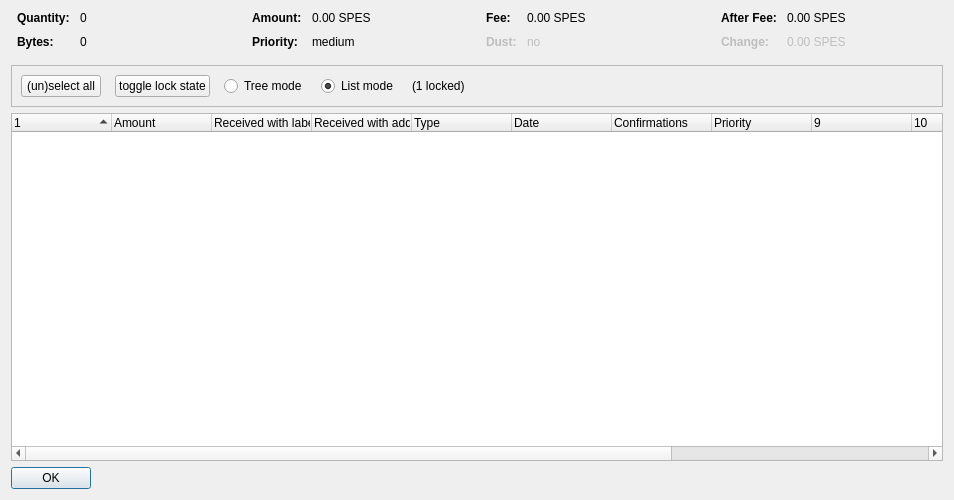
<?xml version="1.0" encoding="UTF-8"?>
<ui version="4.0">
 <class>CoinControlDialog</class>
 <widget class="QDialog" name="CoinControlDialog">
  <property name="geometry">
   <rect>
    <x>0</x>
    <y>0</y>
    <width>954</width>
    <height>500</height>
   </rect>
  </property>
  <property name="windowTitle">
   <string>Coin Selection</string>
  </property>
  <layout class="QVBoxLayout" name="verticalLayout">
   <item>
    <layout class="QHBoxLayout" name="horizontalLayoutTop" stretch="0,0,0,0">
     <property name="topMargin">
      <number>0</number>
     </property>
     <property name="bottomMargin">
      <number>10</number>
     </property>
     <item>
      <layout class="QFormLayout" name="formLayoutCoinControl1">
       <property name="horizontalSpacing">
        <number>10</number>
       </property>
       <property name="verticalSpacing">
        <number>10</number>
       </property>
       <property name="leftMargin">
        <number>6</number>
       </property>
       <property name="rightMargin">
        <number>6</number>
       </property>
       <item row="0" column="0">
        <widget class="QLabel" name="labelCoinControlQuantityText">
         <property name="font">
          <font>
           <weight>75</weight>
           <bold>true</bold>
          </font>
         </property>
         <property name="text">
          <string>Quantity:</string>
         </property>
        </widget>
       </item>
       <item row="0" column="1">
        <widget class="QLabel" name="labelCoinControlQuantity">
         <property name="cursor">
          <cursorShape>IBeamCursor</cursorShape>
         </property>
         <property name="contextMenuPolicy">
          <enum>Qt::ActionsContextMenu</enum>
         </property>
         <property name="text">
          <string notr="true">0</string>
         </property>
         <property name="textInteractionFlags">
          <set>Qt::LinksAccessibleByMouse|Qt::TextSelectableByKeyboard|Qt::TextSelectableByMouse</set>
         </property>
        </widget>
       </item>
       <item row="1" column="0">
        <widget class="QLabel" name="labelCoinControlBytesText">
         <property name="font">
          <font>
           <weight>75</weight>
           <bold>true</bold>
          </font>
         </property>
         <property name="text">
          <string>Bytes:</string>
         </property>
        </widget>
       </item>
       <item row="1" column="1">
        <widget class="QLabel" name="labelCoinControlBytes">
         <property name="cursor">
          <cursorShape>IBeamCursor</cursorShape>
         </property>
         <property name="contextMenuPolicy">
          <enum>Qt::ActionsContextMenu</enum>
         </property>
         <property name="text">
          <string notr="true">0</string>
         </property>
         <property name="textInteractionFlags">
          <set>Qt::LinksAccessibleByMouse|Qt::TextSelectableByKeyboard|Qt::TextSelectableByMouse</set>
         </property>
        </widget>
       </item>
      </layout>
     </item>
     <item>
      <layout class="QFormLayout" name="formLayoutCoinControl2">
       <property name="horizontalSpacing">
        <number>10</number>
       </property>
       <property name="verticalSpacing">
        <number>10</number>
       </property>
       <property name="leftMargin">
        <number>6</number>
       </property>
       <property name="rightMargin">
        <number>6</number>
       </property>
       <item row="0" column="0">
        <widget class="QLabel" name="labelCoinControlAmountText">
         <property name="font">
          <font>
           <weight>75</weight>
           <bold>true</bold>
          </font>
         </property>
         <property name="text">
          <string>Amount:</string>
         </property>
        </widget>
       </item>
       <item row="0" column="1">
        <widget class="QLabel" name="labelCoinControlAmount">
         <property name="cursor">
          <cursorShape>IBeamCursor</cursorShape>
         </property>
         <property name="contextMenuPolicy">
          <enum>Qt::ActionsContextMenu</enum>
         </property>
         <property name="text">
          <string notr="true">0.00 SPES</string>
         </property>
         <property name="textInteractionFlags">
          <set>Qt::LinksAccessibleByMouse|Qt::TextSelectableByKeyboard|Qt::TextSelectableByMouse</set>
         </property>
        </widget>
       </item>
       <item row="1" column="0">
        <widget class="QLabel" name="labelCoinControlPriorityText">
         <property name="font">
          <font>
           <weight>75</weight>
           <bold>true</bold>
          </font>
         </property>
         <property name="text">
          <string>Priority:</string>
         </property>
        </widget>
       </item>
       <item row="1" column="1">
        <widget class="QLabel" name="labelCoinControlPriority">
         <property name="cursor">
          <cursorShape>IBeamCursor</cursorShape>
         </property>
         <property name="contextMenuPolicy">
          <enum>Qt::ActionsContextMenu</enum>
         </property>
         <property name="text">
          <string>medium</string>
         </property>
         <property name="textInteractionFlags">
          <set>Qt::LinksAccessibleByMouse|Qt::TextSelectableByKeyboard|Qt::TextSelectableByMouse</set>
         </property>
        </widget>
       </item>
      </layout>
     </item>
     <item>
      <layout class="QFormLayout" name="formLayoutCoinControl3">
       <property name="horizontalSpacing">
        <number>10</number>
       </property>
       <property name="verticalSpacing">
        <number>10</number>
       </property>
       <property name="leftMargin">
        <number>6</number>
       </property>
       <property name="rightMargin">
        <number>6</number>
       </property>
       <item row="0" column="0">
        <widget class="QLabel" name="labelCoinControlFeeText">
         <property name="font">
          <font>
           <weight>75</weight>
           <bold>true</bold>
          </font>
         </property>
         <property name="text">
          <string>Fee:</string>
         </property>
        </widget>
       </item>
       <item row="0" column="1">
        <widget class="QLabel" name="labelCoinControlFee">
         <property name="cursor">
          <cursorShape>IBeamCursor</cursorShape>
         </property>
         <property name="contextMenuPolicy">
          <enum>Qt::ActionsContextMenu</enum>
         </property>
         <property name="text">
          <string notr="true">0.00 SPES</string>
         </property>
         <property name="textInteractionFlags">
          <set>Qt::LinksAccessibleByMouse|Qt::TextSelectableByKeyboard|Qt::TextSelectableByMouse</set>
         </property>
        </widget>
       </item>
       <item row="1" column="0">
        <widget class="QLabel" name="labelCoinControlLowOutputText">
         <property name="enabled">
          <bool>false</bool>
         </property>
         <property name="font">
          <font>
           <weight>75</weight>
           <bold>true</bold>
          </font>
         </property>
         <property name="text">
          <string>Dust:</string>
         </property>
        </widget>
       </item>
       <item row="1" column="1">
        <widget class="QLabel" name="labelCoinControlLowOutput">
         <property name="enabled">
          <bool>false</bool>
         </property>
         <property name="cursor">
          <cursorShape>IBeamCursor</cursorShape>
         </property>
         <property name="contextMenuPolicy">
          <enum>Qt::ActionsContextMenu</enum>
         </property>
         <property name="text">
          <string>no</string>
         </property>
         <property name="textInteractionFlags">
          <set>Qt::LinksAccessibleByMouse|Qt::TextSelectableByKeyboard|Qt::TextSelectableByMouse</set>
         </property>
        </widget>
       </item>
      </layout>
     </item>
     <item>
      <layout class="QFormLayout" name="formLayoutCoinControl4">
       <property name="horizontalSpacing">
        <number>10</number>
       </property>
       <property name="verticalSpacing">
        <number>10</number>
       </property>
       <property name="leftMargin">
        <number>6</number>
       </property>
       <property name="rightMargin">
        <number>6</number>
       </property>
       <item row="0" column="0">
        <widget class="QLabel" name="labelCoinControlAfterFeeText">
         <property name="font">
          <font>
           <weight>75</weight>
           <bold>true</bold>
          </font>
         </property>
         <property name="text">
          <string>After Fee:</string>
         </property>
        </widget>
       </item>
       <item row="0" column="1">
        <widget class="QLabel" name="labelCoinControlAfterFee">
         <property name="cursor">
          <cursorShape>IBeamCursor</cursorShape>
         </property>
         <property name="contextMenuPolicy">
          <enum>Qt::ActionsContextMenu</enum>
         </property>
         <property name="text">
          <string notr="true">0.00 SPES</string>
         </property>
         <property name="textInteractionFlags">
          <set>Qt::LinksAccessibleByMouse|Qt::TextSelectableByKeyboard|Qt::TextSelectableByMouse</set>
         </property>
        </widget>
       </item>
       <item row="1" column="0">
        <widget class="QLabel" name="labelCoinControlChangeText">
         <property name="enabled">
          <bool>false</bool>
         </property>
         <property name="font">
          <font>
           <weight>75</weight>
           <bold>true</bold>
          </font>
         </property>
         <property name="text">
          <string>Change:</string>
         </property>
        </widget>
       </item>
       <item row="1" column="1">
        <widget class="QLabel" name="labelCoinControlChange">
         <property name="enabled">
          <bool>false</bool>
         </property>
         <property name="cursor">
          <cursorShape>IBeamCursor</cursorShape>
         </property>
         <property name="contextMenuPolicy">
          <enum>Qt::ActionsContextMenu</enum>
         </property>
         <property name="text">
          <string notr="true">0.00 SPES</string>
         </property>
         <property name="textInteractionFlags">
          <set>Qt::LinksAccessibleByMouse|Qt::TextSelectableByKeyboard|Qt::TextSelectableByMouse</set>
         </property>
        </widget>
       </item>
      </layout>
     </item>
    </layout>
   </item>
   <item>
    <widget class="QFrame" name="frame">
     <property name="minimumSize">
      <size>
       <width>0</width>
       <height>40</height>
      </size>
     </property>
     <property name="frameShape">
      <enum>QFrame::StyledPanel</enum>
     </property>
     <property name="frameShadow">
      <enum>QFrame::Sunken</enum>
     </property>
     <layout class="QHBoxLayout" name="horizontalLayout">
      <item>
       <layout class="QHBoxLayout" name="horizontalLayoutPanel" stretch="0,0,0,0,0,0">
        <property name="spacing">
         <number>14</number>
        </property>
        <item>
         <widget class="QPushButton" name="pushButtonSelectAll">
          <property name="sizePolicy">
           <sizepolicy hsizetype="Maximum" vsizetype="Fixed">
            <horstretch>0</horstretch>
            <verstretch>0</verstretch>
           </sizepolicy>
          </property>
          <property name="text">
           <string>(un)select all</string>
          </property>
          <property name="autoDefault">
           <bool>false</bool>
          </property>
         </widget>
        </item>
        <item>
         <widget class="QPushButton" name="pushButtonToggleLock">
          <property name="sizePolicy">
           <sizepolicy hsizetype="Maximum" vsizetype="Fixed">
            <horstretch>0</horstretch>
            <verstretch>0</verstretch>
           </sizepolicy>
          </property>
          <property name="text">
           <string>toggle lock state</string>
          </property>
          <property name="autoDefault">
           <bool>false</bool>
          </property>
         </widget>
        </item>
        <item>
         <widget class="QRadioButton" name="radioTreeMode">
          <property name="sizePolicy">
           <sizepolicy hsizetype="Maximum" vsizetype="Fixed">
            <horstretch>0</horstretch>
            <verstretch>0</verstretch>
           </sizepolicy>
          </property>
          <property name="text">
           <string>Tree mode</string>
          </property>
         </widget>
        </item>
        <item>
         <widget class="QRadioButton" name="radioListMode">
          <property name="sizePolicy">
           <sizepolicy hsizetype="Maximum" vsizetype="Fixed">
            <horstretch>0</horstretch>
            <verstretch>0</verstretch>
           </sizepolicy>
          </property>
          <property name="text">
           <string>List mode</string>
          </property>
          <property name="checked">
           <bool>true</bool>
          </property>
         </widget>
        </item>
        <item>
         <widget class="QLabel" name="labelLocked">
          <property name="text">
           <string>(1 locked)</string>
          </property>
         </widget>
        </item>
        <item>
         <spacer name="horizontalSpacer">
          <property name="orientation">
           <enum>Qt::Horizontal</enum>
          </property>
          <property name="sizeHint" stdset="0">
           <size>
            <width>40</width>
            <height>20</height>
           </size>
          </property>
         </spacer>
        </item>
       </layout>
      </item>
     </layout>
    </widget>
   </item>
   <item>
    <widget class="CoinControlTreeWidget" name="treeWidget">
     <property name="contextMenuPolicy">
      <enum>Qt::CustomContextMenu</enum>
     </property>
     <property name="sortingEnabled">
      <bool>false</bool>
     </property>
     <property name="columnCount">
      <number>13</number>
     </property>
     <attribute name="headerShowSortIndicator" stdset="0">
      <bool>true</bool>
     </attribute>
     <attribute name="headerStretchLastSection">
      <bool>false</bool>
     </attribute>
     <column>
      <property name="text">
       <string/>
      </property>
     </column>
     <column>
      <property name="text">
       <string>Amount</string>
      </property>
     </column>
     <column>
      <property name="text">
       <string>Received with label</string>
      </property>
     </column>
     <column>
      <property name="text">
       <string>Received with address</string>
      </property>
     </column>
     <column>
      <property name="text">
	<string>Type</string>
      </property>
     </column>
     <column>
      <property name="text">
       <string>Date</string>
      </property>
     </column>
     <column>
      <property name="text">
       <string>Confirmations</string>
      </property>
      <property name="toolTip">
       <string>Confirmed</string>
      </property>
     </column>
     <column>
      <property name="text">
       <string>Priority</string>
      </property>
     </column>
     <column>
      <property name="text">
       <string/>
      </property>
     </column>
     <column>
      <property name="text">
       <string/>
      </property>
     </column>
     <column>
      <property name="text">
       <string/>
      </property>
     </column>
     <column>
      <property name="text">
       <string/>
      </property>
     </column>
     <column>
      <property name="text">
       <string/>
      </property>
     </column>
    </widget>
   </item>
   <item>
    <widget class="QDialogButtonBox" name="buttonBox">
     <property name="sizePolicy">
      <sizepolicy hsizetype="Maximum" vsizetype="Fixed">
       <horstretch>0</horstretch>
       <verstretch>0</verstretch>
      </sizepolicy>
     </property>
     <property name="orientation">
      <enum>Qt::Horizontal</enum>
     </property>
     <property name="standardButtons">
      <set>QDialogButtonBox::Ok</set>
     </property>
    </widget>
   </item>
  </layout>
 </widget>
 <customwidgets>
  <customwidget>
   <class>CoinControlTreeWidget</class>
   <extends>QTreeWidget</extends>
   <header>coincontroltreewidget.h</header>
  </customwidget>
 </customwidgets>
 <resources/>
 <connections/>
</ui>
